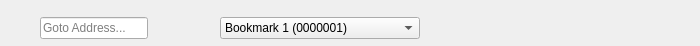
<?xml version="1.0" encoding="UTF-8"?>
<ui version="4.0">
 <class>GotoDialog</class>
 <widget class="QWidget" name="GotoDialog">
  <property name="geometry">
   <rect>
    <x>0</x>
    <y>0</y>
    <width>700</width>
    <height>46</height>
   </rect>
  </property>
  <property name="windowTitle">
   <string>Goto</string>
  </property>
  <layout class="QVBoxLayout" name="verticalLayout">
   <property name="spacing">
    <number>0</number>
   </property>
   <property name="leftMargin">
    <number>0</number>
   </property>
   <property name="topMargin">
    <number>0</number>
   </property>
   <property name="rightMargin">
    <number>0</number>
   </property>
   <property name="bottomMargin">
    <number>0</number>
   </property>
   <item>
    <widget class="Hairline" name="topBorder"/>
   </item>
   <item>
    <layout class="QHBoxLayout" name="horizontalLayout">
     <property name="spacing">
      <number>6</number>
     </property>
     <property name="leftMargin">
      <number>6</number>
     </property>
     <property name="topMargin">
      <number>4</number>
     </property>
     <property name="rightMargin">
      <number>6</number>
     </property>
     <property name="bottomMargin">
      <number>4</number>
     </property>
     <item>
      <widget class="QToolButton" name="btnGotoOptions">
       <property name="minimumSize">
        <size>
         <width>28</width>
         <height>28</height>
        </size>
       </property>
       <property name="maximumSize">
        <size>
         <width>28</width>
         <height>28</height>
        </size>
       </property>
       <property name="focusPolicy">
        <enum>Qt::FocusPolicy::NoFocus</enum>
       </property>
       <property name="toolTip">
        <string>Goto options</string>
       </property>
       <property name="text">
        <string/>
       </property>
       <property name="icon">
        <iconset theme="document-revert-symbolic-rtl"/>
       </property>
       <property name="popupMode">
        <enum>QToolButton::ToolButtonPopupMode::InstantPopup</enum>
       </property>
       <property name="autoRaise">
        <bool>true</bool>
       </property>
      </widget>
     </item>
     <item>
      <widget class="QLineEdit" name="editOffset">
       <property name="sizePolicy">
        <sizepolicy hsizetype="Fixed" vsizetype="Fixed">
         <horstretch>0</horstretch>
         <verstretch>0</verstretch>
        </sizepolicy>
       </property>
       <property name="toolTip">
        <string>File address</string>
       </property>
       <property name="text">
        <string/>
       </property>
       <property name="placeholderText">
        <string>Goto Address...</string>
       </property>
      </widget>
     </item>
     <item>
      <widget class="QToolButton" name="btnGotoAddress">
       <property name="minimumSize">
        <size>
         <width>28</width>
         <height>28</height>
        </size>
       </property>
       <property name="maximumSize">
        <size>
         <width>28</width>
         <height>28</height>
        </size>
       </property>
       <property name="focusPolicy">
        <enum>Qt::FocusPolicy::NoFocus</enum>
       </property>
       <property name="toolTip">
        <string>Goto address</string>
       </property>
       <property name="text">
        <string/>
       </property>
       <property name="icon">
        <iconset theme="find-location-symbolic"/>
       </property>
       <property name="popupMode">
        <enum>QToolButton::ToolButtonPopupMode::InstantPopup</enum>
       </property>
       <property name="autoRaise">
        <bool>true</bool>
       </property>
      </widget>
     </item>
     <item>
      <spacer name="horizontalSpacer_2">
       <property name="orientation">
        <enum>Qt::Orientation::Horizontal</enum>
       </property>
       <property name="sizeType">
        <enum>QSizePolicy::Policy::Fixed</enum>
       </property>
       <property name="sizeHint" stdset="0">
        <size>
         <width>32</width>
         <height>0</height>
        </size>
       </property>
      </spacer>
     </item>
     <!-- <item>
      <widget class="QLabel" name="label">
       <property name="text">
        <string>Jump to:</string>
       </property>
      </widget>
     </item> -->
     <item>
      <widget class="QComboBox" name="comboBookmarks">
       <property name="minimumSize">
        <size>
         <width>200</width>
         <height>0</height>
        </size>
       </property>
       <property name="focusPolicy">
        <enum>Qt::FocusPolicy::ClickFocus</enum>
       </property>
       <property name="toolTip">
        <string>Bookmarks</string>
       </property>
       <property name="sizeAdjustPolicy">
        <enum>QComboBox::SizeAdjustPolicy::AdjustToContentsOnFirstShow</enum>
       </property>
       <item>
        <property name="text">
         <string>Bookmark 1 (0000001)</string>
        </property>
       </item>
       <item>
        <property name="text">
         <string>Bookmark 2</string>
        </property>
       </item>
      </widget>
     </item>
     <!-- <item>
      <widget class="QToolButton" name="btnNewBookmark">
       <property name="minimumSize">
        <size>
         <width>28</width>
         <height>28</height>
        </size>
       </property>
       <property name="maximumSize">
        <size>
         <width>28</width>
         <height>28</height>
        </size>
       </property>
       <property name="focusPolicy">
        <enum>Qt::FocusPolicy::NoFocus</enum>
       </property>
       <property name="toolTip">
        <string>New Bookmark</string>
       </property>
       <property name="text">
        <string/>
       </property>
       <property name="icon">
        <iconset theme="bookmark-new-symbolic"/>
       </property>
       <property name="popupMode">
        <enum>QToolButton::ToolButtonPopupMode::InstantPopup</enum>
       </property>
       <property name="autoRaise">
        <bool>true</bool>
       </property>
      </widget>
     </item> -->
     <item>
      <spacer name="horizontalSpacer">
       <property name="orientation">
        <enum>Qt::Orientation::Horizontal</enum>
       </property>
       <property name="sizeHint" stdset="0">
        <size>
         <width>0</width>
         <height>0</height>
        </size>
       </property>
      </spacer>
     </item>
     <item>
      <widget class="QToolButton" name="btnClose">
       <property name="minimumSize">
        <size>
         <width>28</width>
         <height>28</height>
        </size>
       </property>
       <property name="maximumSize">
        <size>
         <width>28</width>
         <height>28</height>
        </size>
       </property>
       <property name="focusPolicy">
        <enum>Qt::FocusPolicy::NoFocus</enum>
       </property>
       <property name="toolTip">
        <string>Close</string>
       </property>
       <property name="text">
        <string/>
       </property>
       <property name="icon">
        <iconset theme="window-close-symbolic"/>
       </property>
       <property name="autoRaise">
        <bool>true</bool>
       </property>
      </widget>
     </item>
    </layout>
   </item>
  </layout>
 </widget>
 <customwidgets>
  <customwidget>
   <class>Hairline</class>
   <extends>QWidget</extends>
   <header>theme.h</header>
  </customwidget>
 </customwidgets>
 <resources/>
 <connections/>
</ui>
